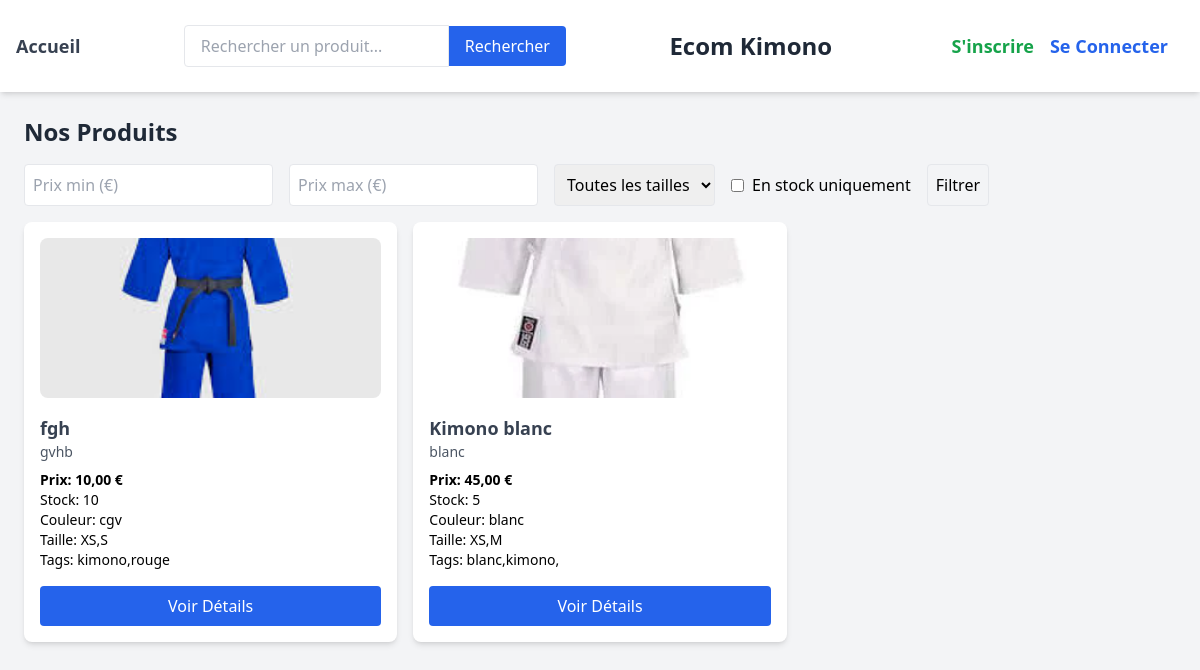
Before: / with the older database file.
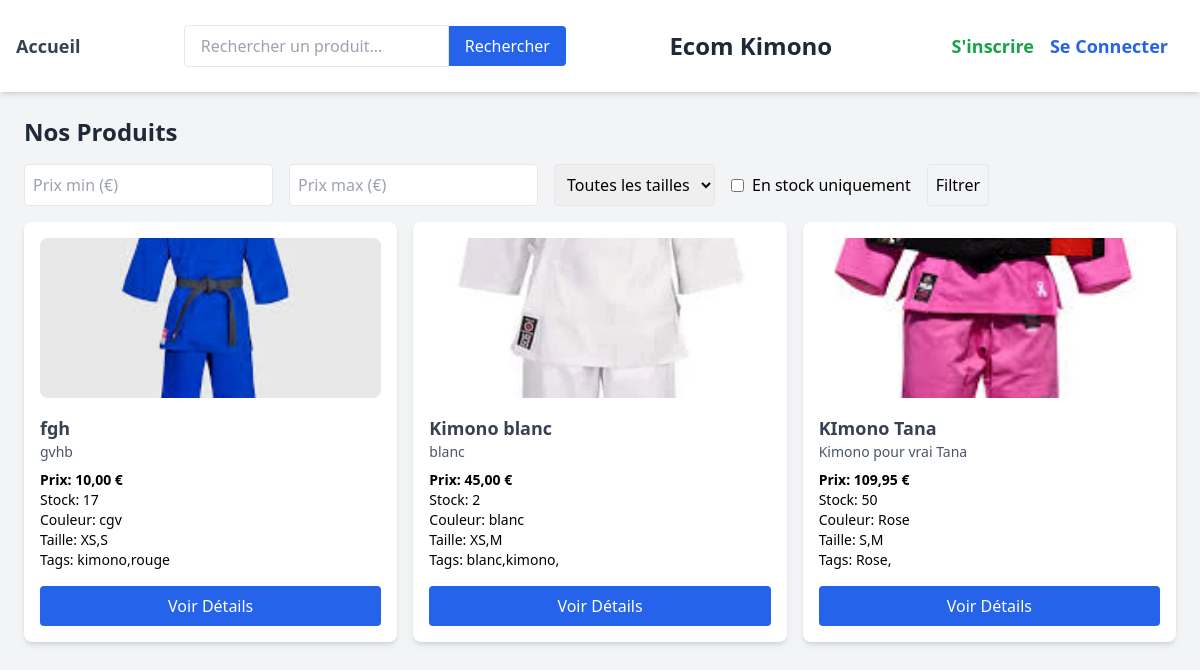
After: the same page with the newer database file.
### tables this page shows
CREATE TABLE `products` (
  `id` int(10) UNSIGNED NOT NULL,
  `image` varchar(255) NOT NULL,
  `title` varchar(100) NOT NULL,
  `description` text NOT NULL,
  `color` varchar(50) NOT NULL,
  `price` decimal(10,2) NOT NULL,
  `stock` int(10) UNSIGNED NOT NULL DEFAULT 0,
  `size` text NOT NULL,
  `created_at` timestamp NOT NULL DEFAULT current_timestamp(),
  `tags` text DEFAULT NULL
);

### lib/url.php (called while the page is built, shortened)
<?php
function url($path = '') {
    return BASE_URL . 'public/' . ltrim($path, '/');
}
function index() {
    return url('index.php');
}
function produit($id = null) {
    return url('produit.php' . ($id ? '?id=' . intval($id) : ''));
}
function login() {
    return url('login.php');
}
function register() {
    return url('register.php');
}

### public/index.php (the view, shortened to what this page needs)
<?php
require_once '../lib/url.php';
$pdo = getDatabaseConnection();
$query = "SELECT * FROM products";
$stmt = $pdo->prepare($query);
$stmt->execute();
$products = $stmt->fetchAll(PDO::FETCH_ASSOC);
?>
<!DOCTYPE html>
<html lang="fr">
<head>
    <script src="https://cdn.tailwindcss.com"></script>
</head>
<body class="bg-gray-100">
    <header class="flex flex-col sm:flex-row items-center justify-between p-4 bg-white shadow-md">
        <nav class="flex items-center space-x-4 mb-2 sm:mb-0">
            <a href="<?= index() ?>" class="text-lg font-semibold text-gray-700 hover:text-gray-900">Accueil</a>
        </nav>
        <form method="GET" action="<?= index() ?>" class="flex items-center">
            <input type="search"
                   name="search"
                   placeholder="Rechercher un produit..."
                   value="<?php echo htmlspecialchars($_GET['search'] ?? ''); ?>"
                   class="border rounded-l px-4 py-2 focus:outline-none focus:ring-2 focus:ring-blue-500">
            <button type="submit"
                    class="bg-blue-600 text-white px-4 py-2 rounded-r hover:bg-blue-700">
                Rechercher
            </button>
        </form>
        <h1 class="text-2xl font-bold text-gray-800">Ecom Kimono</h1>
        <nav class="flex items-center space-x-4">
            <?php include path_lib_graphic_logout(); ?>
        </nav>
    </header>
    <main class="p-4 sm:p-6">
        <h2 class="text-xl sm:text-2xl font-bold text-gray-800 mb-4 text-center sm:text-left">Nos Produits</h2>
        <form method="GET" action="<?= index() ?>" class="flex flex-wrap gap-4 items-center mb-4">
            <input type="number" name="min_price" placeholder="Prix min (€)" value="<?php echo htmlspecialchars($_GET['min_price'] ?? ''); ?>" class="border p-2 rounded">
            <input type="number" name="max_price" placeholder="Prix max (€)" value="<?php echo htmlspecialchars($_GET['max_price'] ?? ''); ?>" class="border p-2 rounded">
            <select name="size" class="border p-2 rounded">
                <option value="">Toutes les tailles</option>
            </select>
            <label class="flex items-center">
                <input type="checkbox" name="in_stock" value="1" <?php echo isset($_GET['in_stock']) ? 'checked' : ''; ?> class="mr-2">
                En stock uniquement
            </label>
            <button type="submit" class="border p-2 rounded">Filtrer</button>
        </form>
        <div class="grid grid-cols-1 sm:grid-cols-2 md:grid-cols-3 gap-4">
            <?php foreach ($products as $product): ?>
                <div class="bg-white p-4 rounded-lg shadow-md">
                    <a href="<?= produit($product['id']) ?>">
                        <img src="<?php echo htmlspecialchars($product['image']); ?>" alt="<?php echo htmlspecialchars($product['title']); ?>" class="w-full h-40 object-cover mb-4 rounded-lg">
                        <h3 class="text-lg font-bold text-gray-700"><?php echo htmlspecialchars($product['title']); ?></h3>
                    </a>
                    <p class="text-gray-600 text-sm"><?php echo htmlspecialchars($product['description']); ?></p>
                    <p class="font-bold mt-2 text-sm">Prix: <?php echo number_format($product['price'], 2, ',', ' '); ?> €</p>
                    <p class="text-sm">Stock: <?php echo $product['stock']; ?></p>
                    <p class="text-sm">Couleur: <?php echo htmlspecialchars($product['color']); ?></p>
                    <p class="text-sm">Taille: <?php echo htmlspecialchars($product['size']); ?></p>
                    <p class="text-sm">Tags: <?php echo htmlspecialchars($product['tags']); ?></p>
                    <a href="<?= produit($product['id']) ?>" class="mt-4 block bg-blue-600 text-white px-4 py-2 rounded hover:bg-blue-700 text-center">Voir Détails</a>
                </div>
            <?php endforeach; ?>
        </div>
    </main>
</body>
</html>

### lib/graphic_logout.php (shortened to what this page needs)
<?php
require_once '../lib/url.php';
echo '<div class="flex justify-end p-4 space-x-4">';
if (isset($_SESSION['user_id'])) {
    echo '<span class="text-sm sm:text-lg font-semibold text-green-600">Bienvenue, ' . htmlspecialchars($_SESSION['username']) . ' !</span>';
    echo '<a href="' . cart() . '" class="text-sm sm:text-lg font-semibold text-gray-600 hover:text-gray-800">🛒 Panier</a>';
    echo '<a href="' . url("profil.php") . '" class="text-sm sm:text-lg font-semibold text-blue-600 hover:text-blue-800">👤 Profil</a>';
    echo '<a href="' . logout() . '" class="text-sm sm:text-lg font-semibold text-red-600 hover:text-red-800">Se Déconnecter</a>';
} else {
    echo '<a href="' . register() . '" class="text-sm sm:text-lg font-semibold text-green-600 hover:text-blue-800">S\'inscrire</a>';
    echo '<a href="' . login() . '" class="text-sm sm:text-lg font-semibold text-blue-600 hover:text-blue-800">Se Connecter</a>';
}
echo '</div>';

Changed rows visible on the page:
changed products "fgh": stock "10" → "17"
changed products "Kimono blanc": stock "5" → "2"
added products: image (picture), title "KImono Tana", description "Kimono pour vrai Tana", price "109,95", stock "50", color "Rose", size "S,M", tags "Rose,"
